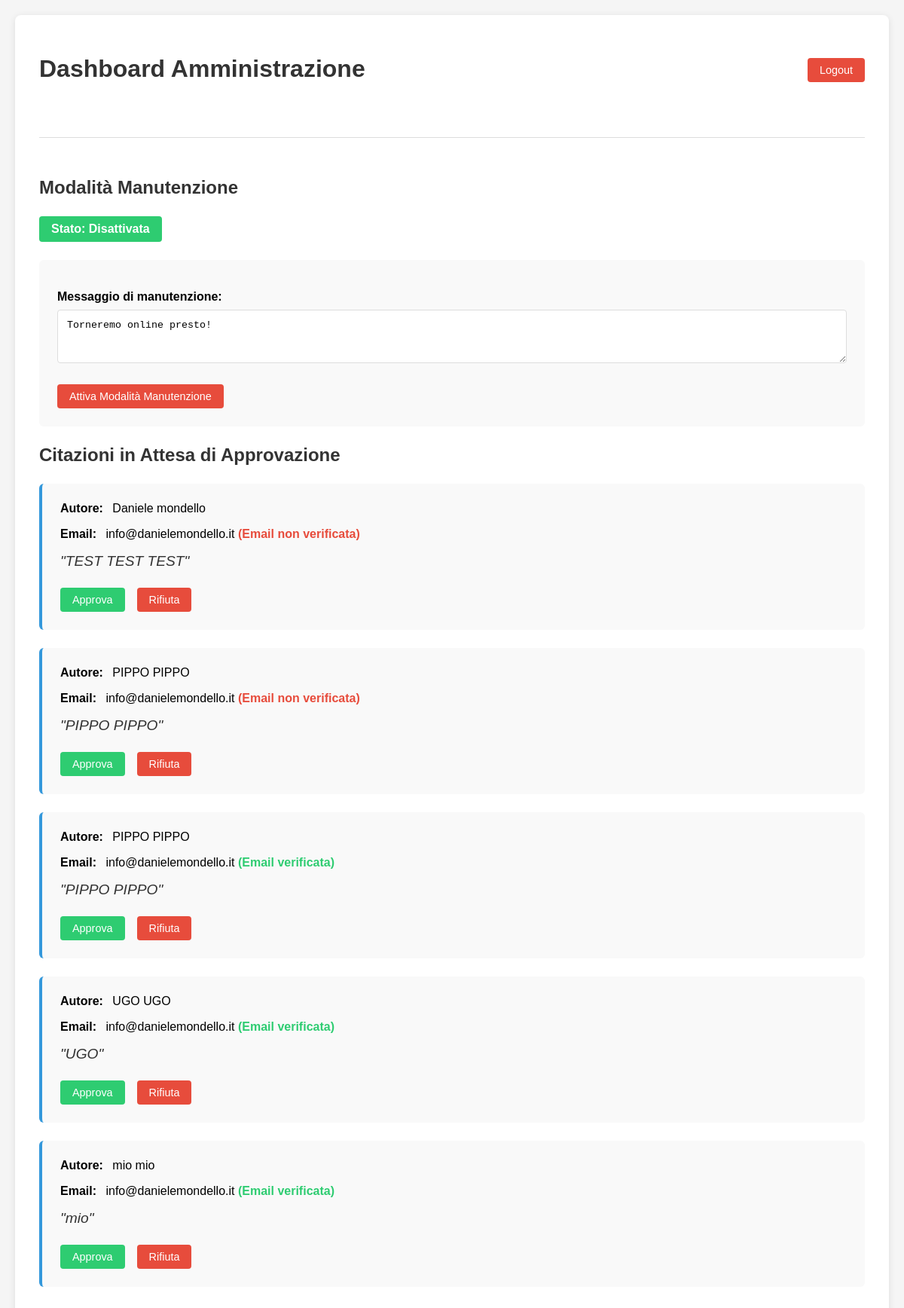
The app's page /admin/dashboard (signed in), older data.
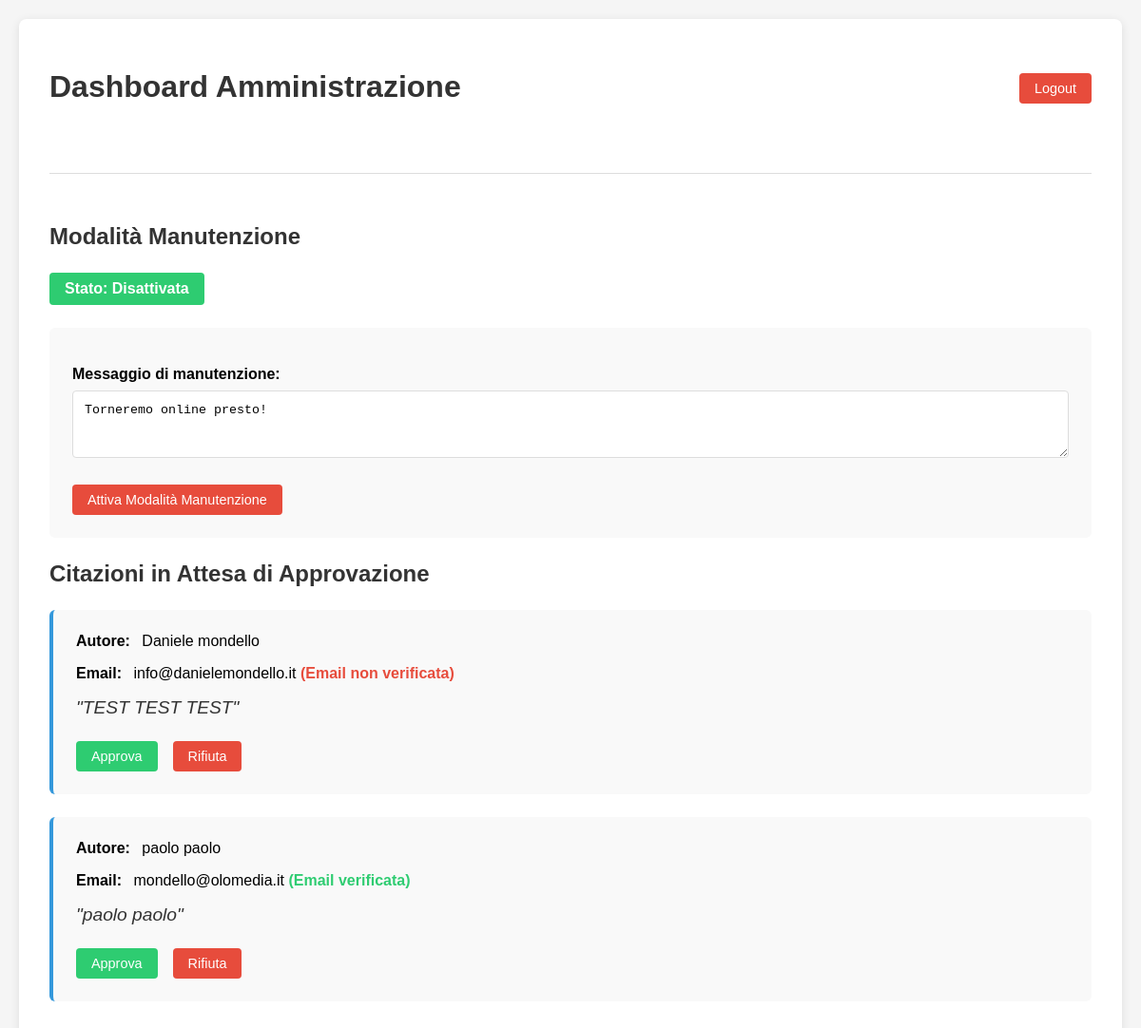
The same page, newer data.
### tables this page shows
CREATE TABLE quotes_da_validare (
            id INTEGER PRIMARY KEY AUTOINCREMENT,
            nome_completo TEXT NOT NULL,
            frase TEXT NOT NULL,
            email TEXT NOT NULL,
            email_checked INTEGER DEFAULT 0,
            token_validazione TEXT UNIQUE NOT NULL
        );

### app.py (the view)
@app.route('/admin/dashboard')
def admin_dashboard():
    if not session.get('admin_logged_in'):
        return redirect('/admin')
    db = get_db()
    pending_quotes = db.execute(
        "SELECT id, nome_completo, frase, email, email_checked FROM quotes_da_validare"
    ).fetchall()
    return render_template('admin_dashboard.html',
                           quotes=pending_quotes,
                           maintenance_mode=MAINTENANCE_MODE,
                           maintenance_message=MAINTENANCE_MESSAGE)

### app.py (called while the page is built)
@app.before_request
def check_maintenance():
    if MAINTENANCE_MODE:
        if not request.path.startswith('/admin') and not request.path.startswith('/static/css') and not request.path.startswith('/static/js'):
            if request.path != '/admin' and request.path != '/admin/login':
                return render_template('maintenance.html', message=MAINTENANCE_MESSAGE), 503

def get_db():
    app.logger.debug(f"Opening SQLite database at: {DATABASE}")
    db = getattr(g, '_database', None)
    if db is None:
        db = g._database = sqlite3.connect(DATABASE)
        db.row_factory = sqlite3.Row
    return db

@app.teardown_appcontext
def close_connection(exception):
    db = getattr(g, '_database', None)
    if db is not None:
        db.close()

### templates/admin_dashboard.html (shortened to what this page needs)
<!DOCTYPE html>
<html lang="it">
<head>
</head>
<body>
  <div class="container">
    <div class="header">
      <h1>Dashboard Amministrazione</h1>
      <a href="/admin/logout" class="logout">Logout</a>
    </div>
    <div class="maintenance-section">
      <h2>Modalità Manutenzione</h2>
      <div class="maintenance-status {% if maintenance_mode %}status-active{% else %}status-inactive{% endif %}">
        Stato: {% if maintenance_mode %}Attiva{% else %}Disattivata{% endif %}
      </div>
      <div class="maintenance-controls">
        {% if maintenance_mode %}
          <p>Il sito è attualmente in modalità manutenzione con il messaggio:</p>
          <p><em>"{{ maintenance_message }}"</em></p>
          <form method="post" action="/admin/toggle_maintenance" class="maintenance-form">
            <input type="hidden" name="action" value="disable">
            <button type="submit" class="btn-disable">Disattiva Modalità Manutenzione</button>
          </form>
        {% else %}
          <form method="post" action="/admin/toggle_maintenance" class="maintenance-form">
            <div class="form-group">
              <label for="message">Messaggio di manutenzione:</label>
              <textarea id="message" name="message" rows="3">{{ maintenance_message }}</textarea>
            </div>
            <button type="submit" class="btn-enable">Attiva Modalità Manutenzione</button>
          </form>
        {% endif %}
      </div>
    </div>
    <h2>Citazioni in Attesa di Approvazione</h2>
    {% if quotes %}
      {% for quote in quotes %}
      <div class="quote-card">
        <div class="quote-info">
          <span>Autore:</span> {{ quote.nome_completo }}
        </div>
        <div class="quote-info">
          <span>Email:</span> {{ quote.email }}
          {% if quote.email_checked %}
          <span class="verified">(Email verificata)</span>
          {% else %}
          <span class="not-verified">(Email non verificata)</span>
          {% endif %}
        </div>
        <div class="quote-text">
          "{{ quote.frase }}"
        </div>
        <div class="quote-actions">
          <form method="post" action="/admin/approve/{{ quote.id }}">
            <button type="submit" class="btn-approve">Approva</button>
          </form>
          <form method="post" action="/admin/reject/{{ quote.id }}">
            <button type="submit" class="btn-reject">Rifiuta</button>
          </form>
        </div>
      </div>
      {% endfor %}
    {% else %}
    <div class="no-quotes">
      Non ci sono citazioni in attesa di approvazione.
    </div>
    {% endif %}
  </div>
</body>
</html>

### templates/admin_dashboard.html (style rules this page uses)
body { margin: 0; background: #f5f5f5; font-family: Arial, sans-serif; padding: 20px; }
.container { background: #ffffff; border-radius: 8px; box-shadow: 0 2px 10px rgba(0,0,0,0.1); padding: 2rem; max-width: 1200px; margin: 0 auto; }
h1, h2 { color: #333; margin-bottom: 1.5rem; }
.header { display: flex; justify-content: space-between; align-items: center; margin-bottom: 2rem; }
.logout { background: #e74c3c; color: white; border: none; padding: 0.5rem 1rem; font-size: 0.9rem; border-radius: 4px; cursor: pointer; text-decoration: none; }
.quote-card { background: #f9f9f9; border-radius: 6px; padding: 1.5rem; margin-bottom: 1.5rem; border-left: 4px solid #3498db; }
.quote-info { margin-bottom: 1rem; }
.quote-info span { font-weight: bold; margin-right: 0.5rem; }
.quote-text { font-size: 1.2rem; margin-bottom: 1.5rem; font-style: italic; color: #333; }
.quote-actions { display: flex; gap: 1rem; }
.btn-approve { background: #2ecc71; color: white; border: none; padding: 0.5rem 1rem; font-size: 0.9rem; border-radius: 4px; cursor: pointer; }
.btn-reject { background: #e74c3c; color: white; border: none; padding: 0.5rem 1rem; font-size: 0.9rem; border-radius: 4px; cursor: pointer; }
.verified { color: #2ecc71; font-weight: bold; }
.not-verified { color: #e74c3c; font-weight: bold; }
.maintenance-section { margin-top: 3rem; padding-top: 2rem; border-top: 1px solid #ddd; }
.maintenance-status { display: inline-block; padding: 0.5rem 1rem; border-radius: 4px; font-weight: bold; margin-bottom: 1.5rem; }
.status-inactive { background: #2ecc71; color: white; }
.maintenance-controls { background: #f9f9f9; border-radius: 6px; padding: 1.5rem; margin-bottom: 1.5rem; }
.maintenance-form { margin-top: 1rem; }
.form-group { margin-bottom: 1rem; }
.form-group label { display: block; margin-bottom: 0.5rem; font-weight: bold; }
.form-group input, .form-group textarea { width: 100%; padding: 0.75rem; border: 1px solid #ddd; border-radius: 4px; box-sizing: border-box; }
.btn-enable { background: #e74c3c; color: white; border: none; padding: 0.5rem 1rem; font-size: 0.9rem; border-radius: 4px; cursor: pointer; margin-top: 0.5rem; }

Row changes from the older to the newer data that the page shows:
removed quotes_da_validare: nome_completo "PIPPO PIPPO", email "info@danielemondello.it", email_checked "(Email non verificata)", frase "PIPPO PIPPO"
removed quotes_da_validare: nome_completo "PIPPO PIPPO", email "info@danielemondello.it", email_checked "(Email verificata)", frase "PIPPO PIPPO"
removed quotes_da_validare: nome_completo "UGO UGO", email "info@danielemondello.it", email_checked "(Email verificata)", frase "UGO"
removed quotes_da_validare: nome_completo "mio mio", email "info@danielemondello.it", email_checked "(Email verificata)", frase "mio"
added quotes_da_validare: nome_completo "paolo paolo", email "mondello@olomedia.it", email_checked "(Email verificata)", frase "paolo paolo"
